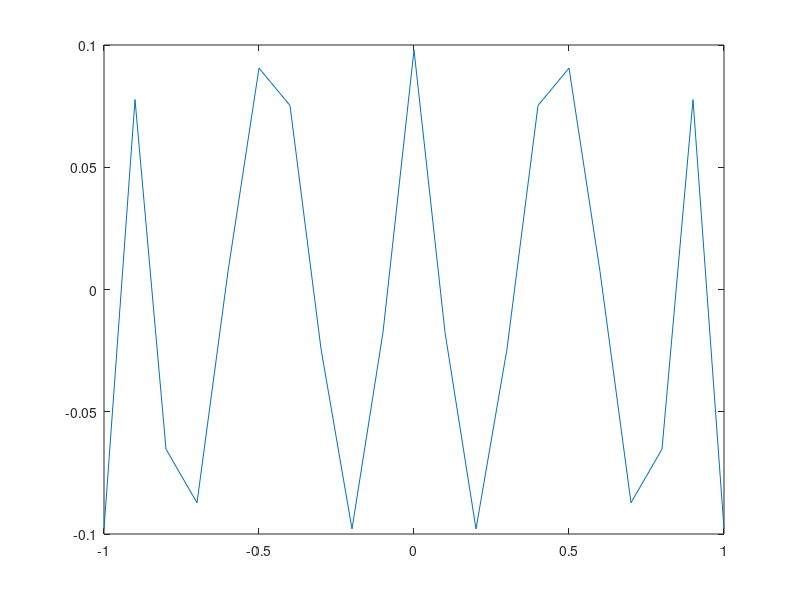

Source code (MATLAB):
clear; clc
N = [18.676323,0.000000,-41.163991,0.000000,30.479727,0.000000,-8.757726,0.000000,0.902064];
xx = -1:0.1:1;
Nx = 0;
for r=1:9
    Nx = Nx+N(r) .*xx .^(9-r);
end
err = 1 ./(1+25 .*xx .^2)-Nx;
plot(xx,err)
E3 = max(abs(err));